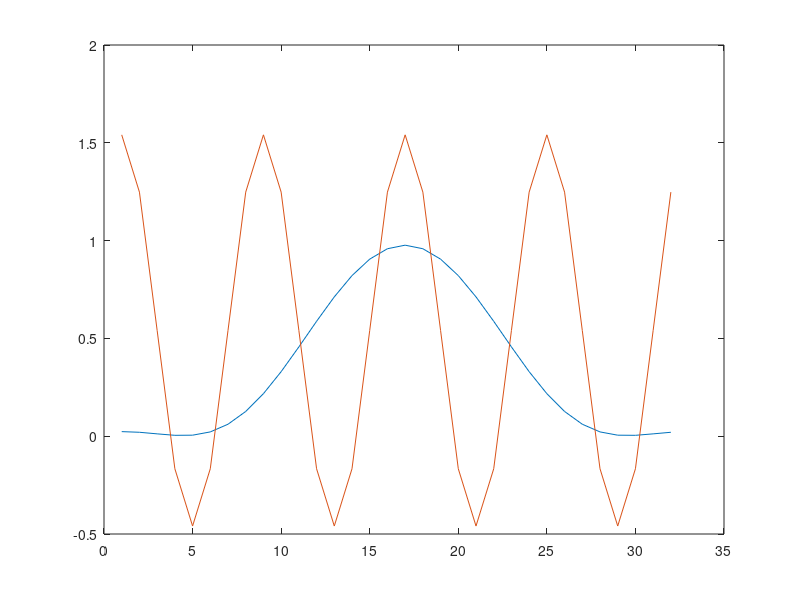
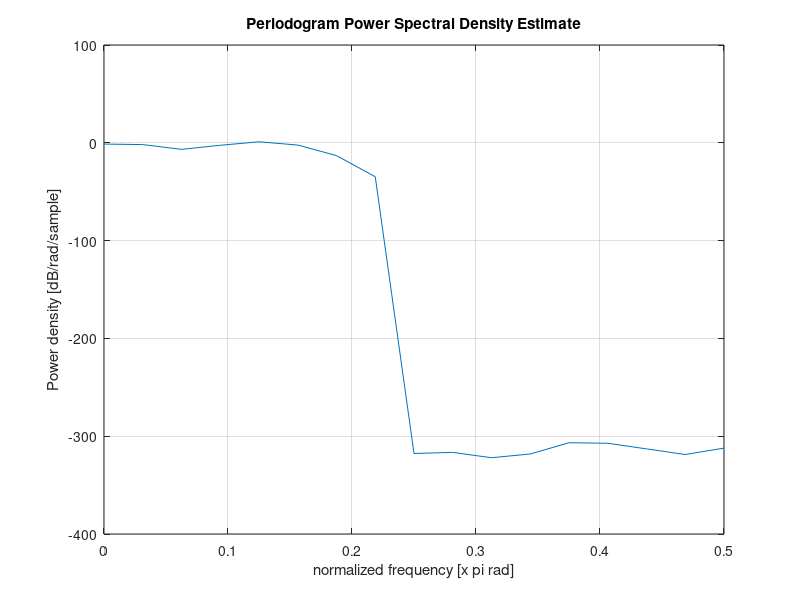

Write the MATLAB code that produced these figures, in order.
% w[n] = 0.422323 – 0.49755 cos(2n/N) + 0.07922 cos(4n/N) 

% Шаг
N = 32;
n = 0:N-1;
 
% Значение ненулевых коэффициентов семества окон Блэкмана-Хэрриса
Koef3_67db = [0.42323 0.49755 0.07922 0];
Koef3_61db = [0.44959 0.49364 0.05677 0];
Koef4_92db = [0.35875 0.48829 0.14128 0.01168]; % Using Matlab
Koef4_74db = [0.40217 0.49703 0.09392 0.00183];

a = Koef4_92db;

w = a(1) - a(2) * cos((2*pi/N)*1*n) + a(3) * cos((2*pi/N)*2*n) + a(4) * cos((2*pi/N)*3*n);

disp(w);

plot(w); hold on;


win=N;

% output=periodogram(spw_j,blackmanharris(win),win);

x = cos(pi/4*n)+rand(1);
plot(x);

figure;
periodogram(x,w,N)
